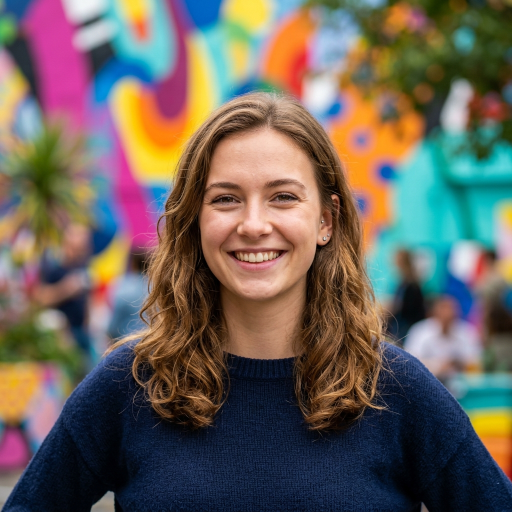
#> input picture demo/input.jpg, 1024 x 1024 px (shown at 1/2 size)
$ python process_image.py
#> lines starting #> are read from the running program, lines starting #| are printed output that depends on the picture; after the words box and inside, x2 and y2 are one past the last pixel; in counts of white or black regions, pixels touching at a corner belong together
#> in main, original_image is the input picture: shape (1024, 1024, 3); mean B, G, R 90.2, 98.1, 107.5
import os
import sys
import cv2
import numpy as np

# Configure UTF-8 output for Windows console unicode checkmarks
if hasattr(sys.stdout, "reconfigure"):
    try:
        sys.stdout.reconfigure(encoding="utf-8")
    except Exception:
        pass

# Ensure parent directory is in Python path for cv package import
sys.path.insert(0, os.path.abspath(os.path.join(os.path.dirname(__file__), "..")))

from cv.edit import brightness, contrast, crop, flip, resize, rotate
from cv.filters import blur, color_filter, denoise, enhance, grayscale, sharpen, threshold

WINDOW_NAME = "Image Processing Demo"

# Global state for UI interaction
active_control = None
needs_update = True

# Control definitions for EDIT panel (9 controls)
controls_edit = [
    {
        "id": "brightness",
        "name": "Brightness",
        "min": -100,
        "max": 100,
        "val": 0,
        "default": 0,
        "is_float": False,
        "fmt": lambda v: f"Brightness: {int(v):+d}",
    },
    {
        "id": "contrast",
        "name": "Contrast",
        "min": 0.5,
        "max": 2.5,
        "val": 1.0,
        "default": 1.0,
        "is_float": True,
        "fmt": lambda v: f"Contrast: {v:.2f}x",
    },
    {
        "id": "resize_pct",
        "name": "Resize %",
        "min": 10,
        "max": 200,
        "val": 100,
        "default": 100,
        "is_float": False,
        "fmt": lambda v: f"Resize: {int(v)}%",
    },
    {
        "id": "crop_x_pct",
        "name": "Crop X %",
        "min": 0,
        "max": 90,
        "val": 0,
        "default": 0,
        "is_float": False,
        "fmt": lambda v: f"Crop X: {int(v)}%",
    },
    {
        "id": "crop_y_pct",
        "name": "Crop Y %",
        "min": 0,
        "max": 90,
        "val": 0,
        "default": 0,
        "is_float": False,
        "fmt": lambda v: f"Crop Y: {int(v)}%",
    },
    {
        "id": "crop_w_pct",
        "name": "Crop W %",
        "min": 10,
        "max": 100,
        "val": 100,
        "default": 100,
        "is_float": False,
        "fmt": lambda v: f"Crop W: {int(v)}%",
    },
    {
        "id": "crop_h_pct",
        "name": "Crop H %",
        "min": 10,
        "max": 100,
        "val": 100,
        "default": 100,
        "is_float": False,
        "fmt": lambda v: f"Crop H: {int(v)}%",
    },
    {
        "id": "rotate_idx",
        "name": "Rotate",
        "min": 0,
        "max": 3,
        "val": 0,
        "default": 0,
        "is_float": False,
        "fmt": lambda v: f"Rotate: {int(v)*90}°",
    },
    {
        "id": "flip_idx",
        "name": "Flip",
        "min": 0,
        "max": 3,
        "val": 0,
        "default": 0,
        "is_float": False,
        "fmt": lambda v: f"Flip: {['None', 'Horiz', 'Vert', 'Both'][int(v)]}",
    },
]

# Control definitions for FILTER panel (7 controls)
controls_filter = [
    {
        "id": "blur_k",
        "name": "Blur",
        "min": 0,
        "max": 25,
        "val": 0,
        "default": 0,
        "is_float": False,
        "fmt": lambda v: f"Blur: {int(v) if int(v)>0 else 'OFF'}",
    },
    {
        "id": "grayscale",
        "name": "Grayscale",
        "min": 0,
        "max": 1,
        "val": 0,
        "default": 0,
        "is_float": False,
        "fmt": lambda v: f"Grayscale: {'ON' if int(v) else 'OFF'}",
    },
    {
        "id": "sharpen_val",
        "name": "Sharpen",
        "min": 0.0,
        "max": 3.0,
        "val": 0.0,
        "default": 0.0,
        "is_float": True,
        "fmt": lambda v: f"Sharpen: {v:.1f}" if v > 0 else "Sharpen: OFF",
    },
    {
        "id": "threshold_val",
        "name": "Threshold",
        "min": 0,
        "max": 255,
        "val": 0,
        "default": 0,
        "is_float": False,
        "fmt": lambda v: f"Threshold: {int(v)}" if int(v) > 0 else "Threshold: OFF",
    },
    {
        "id": "denoise_val",
        "name": "Denoise",
        "min": 0,
        "max": 30,
        "val": 0,
        "default": 0,
        "is_float": False,
        "fmt": lambda v: f"Denoise: {int(v)}" if int(v) > 0 else "Denoise: OFF",
    },
    {
        "id": "color_filter_idx",
        "name": "Color Filter",
        "min": 0,
        "max": 2,
        "val": 0,
        "default": 0,
        "is_float": False,
        "fmt": lambda v: f"Color Filter: {['None', 'Sepia', 'Hue Shift'][int(v)]}",
    },
    {
        "id": "enhance",
        "name": "Enhance",
        "min": 0,
        "max": 1,
        "val": 0,
        "default": 0,
        "is_float": False,
        "fmt": lambda v: f"Enhance: {'ON' if int(v) else 'OFF'}",
    },
]


def get_current_settings():
    settings = {}
    for ctrl in controls_edit + controls_filter:
        settings[ctrl["id"]] = ctrl["val"]
    return settings


def apply_pipeline(original_image, settings):
    """
    Applies all active edits and filters in sequence to a copy of original_image.
    Always starts from original_image so edits do not accumulate incorrectly.
    """
    img = original_image.copy()

    # 1. Brightness (-100 to +100)
    b_val = settings.get("brightness", 0)
    if b_val != 0:
        img = brightness(img, value=b_val)

    # 2. Contrast (0.5 to 2.5)
    c_val = settings.get("contrast", 1.0)
    if c_val != 1.0:
        img = contrast(img, factor=c_val)

    # 3. Resize (% scale: 10 to 200)
    scale_pct = settings.get("resize_pct", 100)
    if scale_pct != 100 and scale_pct > 0:
        h, w = img.shape[:2]
        new_w = max(1, int(w * scale_pct / 100.0))
        new_h = max(1, int(h * scale_pct / 100.0))
        img = resize(img, width=new_w, height=new_h)

    # 4. Crop (X %, Y %, W %, H %)
    cx_pct = settings.get("crop_x_pct", 0)
    cy_pct = settings.get("crop_y_pct", 0)
    cw_pct = settings.get("crop_w_pct", 100)
    ch_pct = settings.get("crop_h_pct", 100)

    if cx_pct > 0 or cy_pct > 0 or cw_pct < 100 or ch_pct < 100:
        h, w = img.shape[:2]
        x = int(w * cx_pct / 100.0)
        y = int(h * cy_pct / 100.0)
        cw = min(w - x, max(1, int(w * cw_pct / 100.0)))
        ch = min(h - y, max(1, int(h * ch_pct / 100.0)))
        if cw > 0 and ch > 0:
            img = crop(img, x, y, cw, ch)

    # 5. Rotate (0: 0°, 1: 90°, 2: 180°, 3: 270°)
    rot_idx = settings.get("rotate_idx", 0)
    if rot_idx == 1:
        img = rotate(img, 90)
    elif rot_idx == 2:
        img = rotate(img, 180)
    elif rot_idx == 3:
        img = rotate(img, 270)

    # 6. Flip (0: none, 1: horizontal, 2: vertical, 3: both)
    flip_idx = settings.get("flip_idx", 0)
    if flip_idx == 1:
        img = flip(img, direction="horizontal")
    elif flip_idx == 2:
        img = flip(img, direction="vertical")
    elif flip_idx == 3:
        img = flip(img, direction="both")

    # 7. Blur (kernel size > 0)
    blur_k = settings.get("blur_k", 0)
    if blur_k > 0:
        k = blur_k if blur_k % 2 == 1 else blur_k + 1
        img = blur(img, k=k)

    # 8. Grayscale (0 or 1)
    if settings.get("grayscale", 0) == 1:
        img = grayscale(img)

    # 9. Sharpen (strength > 0)
    sh_val = settings.get("sharpen_val", 0)
    if sh_val > 0:
        img = sharpen(img, strength=sh_val)

    # 10. Threshold (0-255)
    th_val = settings.get("threshold_val", 0)
    if th_val > 0:
        img = threshold(img, thresh=th_val)

    # 11. Denoise (strength > 0)
    den_val = settings.get("denoise_val", 0)
    if den_val > 0:
        img = denoise(img, strength=den_val)

    # 12. Color Filter (0: none, 1: sepia, 2: hue_shift)
    cf_idx = settings.get("color_filter_idx", 0)
    if cf_idx == 1:
        if img.ndim == 2:
            img = cv2.cvtColor(img, cv2.COLOR_GRAY2BGR)
        img = color_filter(img, filter_type="sepia")
    elif cf_idx == 2:
        if img.ndim == 2:
            img = cv2.cvtColor(img, cv2.COLOR_GRAY2BGR)
        img = color_filter(img, filter_type="hue_shift")

    # 13. Enhance (0 or 1)
    if settings.get("enhance", 0) == 1:
        if img.ndim == 2:
            img = cv2.cvtColor(img, cv2.COLOR_GRAY2BGR)
        img = enhance(img)

    return img


def update_control_val(ctrl, ratio):
    raw_val = ctrl["min"] + ratio * (ctrl["max"] - ctrl["min"])
    if ctrl["is_float"]:
        ctrl["val"] = round(raw_val, 1)
    else:
        ctrl["val"] = int(round(raw_val))


def handle_mouse(event, x, y, flags, param):
    global active_control, needs_update

    all_controls = controls_edit + controls_filter

    if event == cv2.EVENT_LBUTTONDOWN:
        for ctrl in all_controls:
            tx1 = ctrl.get("track_x1", 0)
            tx2 = ctrl.get("track_x2", 0)
            ty = ctrl.get("track_y", 0)

            if (tx1 - 15) <= x <= (tx2 + 15) and (ty - 16) <= y <= (ty + 16):
                active_control = ctrl
                ratio = max(0.0, min(1.0, (x - tx1) / float(tx2 - tx1)))
                update_control_val(ctrl, ratio)
                needs_update = True
                break

    elif event == cv2.EVENT_MOUSEMOVE and (flags & cv2.EVENT_FLAG_LBUTTON):
        if active_control is not None:
            tx1 = active_control["track_x1"]
            tx2 = active_control["track_x2"]
            ratio = max(0.0, min(1.0, (x - tx1) / float(tx2 - tx1)))
            update_control_val(active_control, ratio)
            needs_update = True

    elif event == cv2.EVENT_LBUTTONUP:
        active_control = None


def draw_ui(current_preview_img, status_msg=""):
#> called with status_msg = ''
    CANVAS_W = 1400
    CANVAS_H = 950
    canvas = np.full((CANVAS_H, CANVAS_W, 3), 25, dtype=np.uint8)
    font = cv2.FONT_HERSHEY_SIMPLEX

    # 1. Header Banner (y: 0 - 35)
    cv2.rectangle(canvas, (0, 0), (CANVAS_W, 35), (40, 40, 40), -1)
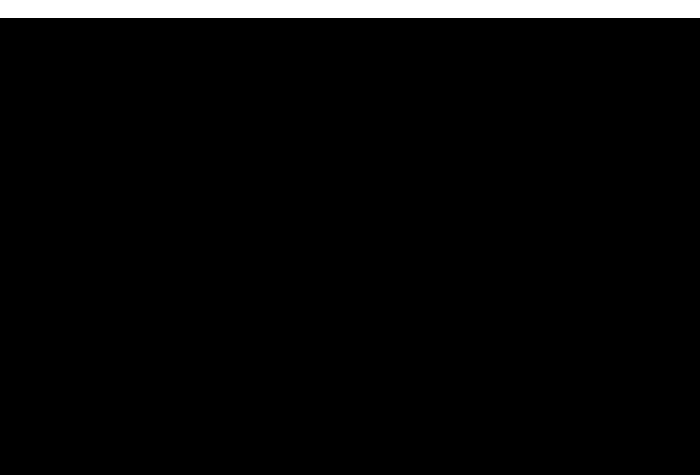
#> canvas: shape (950, 1400, 3) (shown at 1/2 size); values 25 (black) and 40 (white), 3.8% white; 1 white region, box (x1, y1, x2, y2) and area: (0, 0, 1400, 36) 50400
    title = "IMAGE PROCESSING DEMO - SINGLE WINDOW LIVE PREVIEW"
    cv2.putText(canvas, title, (20, 24), font, 0.65, (240, 240, 240), 2, cv2.LINE_AA)
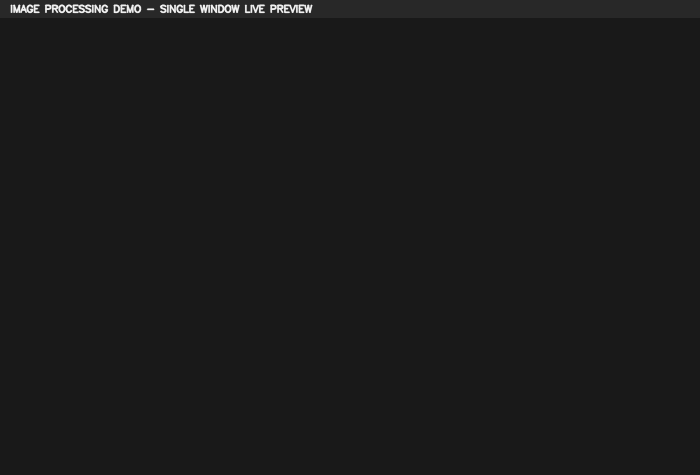
#> canvas: shape (950, 1400, 3) (shown at 1/2 size); 0.58% of pixels changed, all inside (x1, y1, x2, y2) = (20, 8, 626, 27)

    # 2. Top Half: Image Preview Box (x: 10, y: 40, w: 1380, h: 360) -> ~40% height
    prev_box_x, prev_box_y = 10, 40
    prev_box_w, prev_box_h = 1380, 360
    cv2.rectangle(canvas, (prev_box_x, prev_box_y), (prev_box_x + prev_box_w, prev_box_y + prev_box_h), (16, 16, 16), -1)
    cv2.rectangle(canvas, (prev_box_x, prev_box_y), (prev_box_x + prev_box_w, prev_box_y + prev_box_h), (55, 55, 55), 1)
#> canvas: shape (950, 1400, 3); min 16, max 240, mean 23.1

    img_disp = current_preview_img.copy()
    if img_disp.ndim == 2:
        img_disp = cv2.cvtColor(img_disp, cv2.COLOR_GRAY2BGR)

    max_w, max_h = prev_box_w - 20, prev_box_h - 20
    h_orig, w_orig = img_disp.shape[:2]
#> h_orig = 1024; w_orig = 1024
    scale = min(max_w / float(w_orig), max_h / float(h_orig))
#> scale = 0.332
    new_w = max(1, int(w_orig * scale))
#> new_w = 340
    new_h = max(1, int(h_orig * scale))
#> new_h = 340

    resized_prev = cv2.resize(img_disp, (new_w, new_h))
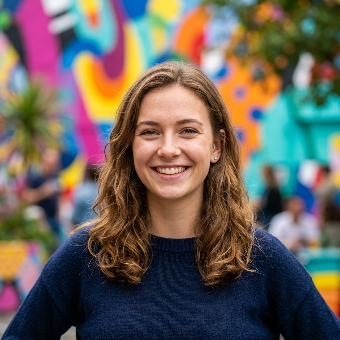
#> resized_prev: shape (340, 340, 3); mean B, G, R 90, 98, 107.4
    offset_x = prev_box_x + (prev_box_w - new_w) // 2
#> offset_x = 530
    offset_y = prev_box_y + (prev_box_h - new_h) // 2
#> offset_y = 50
    canvas[offset_y : offset_y + new_h, offset_x : offset_x + new_w] = resized_prev

    size_str = f"Image Size: {w_orig}x{h_orig}"
#> size_str = 'Image Size: 1024x1024'
    cv2.putText(canvas, size_str, (prev_box_x + prev_box_w - 180, prev_box_y + 22), font, 0.45, (200, 200, 200), 1, cv2.LINE_AA)

    # Separator Line
    cv2.line(canvas, (10, 408), (1390, 408), (70, 70, 70), 2)

    # 3. Bottom-Left Panel: EDIT CONTROLS (x: 10, y: 415, w: 680, h: 480) -> 9 controls
    p1_x, p1_y, p1_w, p1_h = 10, 415, 680, 480
    cv2.rectangle(canvas, (p1_x, p1_y), (p1_x + p1_w, p1_y + p1_h), (33, 33, 33), -1)
    cv2.rectangle(canvas, (p1_x, p1_y), (p1_x + p1_w, p1_y + p1_h), (70, 70, 70), 1)
#> canvas: shape (950, 1400, 3); mean of channels 0, 1, 2 31.8, 32.5, 33.3
    cv2.putText(canvas, "EDIT CONTROLS", (p1_x + 15, p1_y + 26), font, 0.65, (0, 220, 255), 2, cv2.LINE_AA)

    y_curr = p1_y + 55
    dy_edit = 45  # Spacing per edit control
    for ctrl in controls_edit:
        label_str = ctrl["fmt"](ctrl["val"])
        cv2.putText(canvas, label_str, (p1_x + 15, y_curr + 4), font, 0.48, (230, 230, 230), 1, cv2.LINE_AA)

        tx1, tx2 = p1_x + 230, p1_x + 660
        ty = y_curr
        ctrl["track_x1"] = tx1
        ctrl["track_x2"] = tx2
        ctrl["track_y"] = ty

        cv2.line(canvas, (tx1, ty), (tx2, ty), (80, 80, 80), 3)

        ratio = (ctrl["val"] - ctrl["min"]) / float(ctrl["max"] - ctrl["min"])
        ratio = max(0.0, min(1.0, ratio))
        kx = int(tx1 + ratio * (tx2 - tx1))

        cv2.line(canvas, (tx1, ty), (kx, ty), (0, 180, 240), 3)
        cv2.circle(canvas, (kx, ty), 7, (255, 255, 255), -1)
        cv2.circle(canvas, (kx, ty), 7, (0, 180, 240), 2)

        y_curr += dy_edit
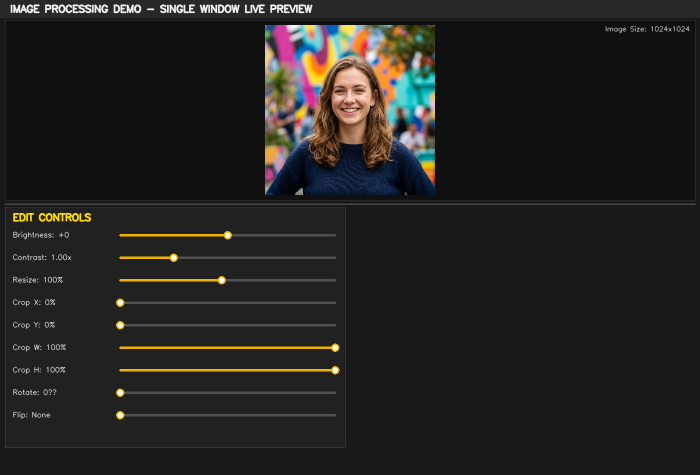
#> canvas: shape (950, 1400, 3) (shown at 1/2 size); mean of channels 0, 1, 2 32.5, 34.5, 35.7; drawn as B, G, R
#> after the loop, y_curr = 875

    # 4. Bottom-Right Panel: FILTER CONTROLS (x: 710, y: 415, w: 680, h: 480) -> 7 controls
    p2_x, p2_y, p2_w, p2_h = 710, 415, 680, 480
    cv2.rectangle(canvas, (p2_x, p2_y), (p2_x + p2_w, p2_y + p2_h), (33, 33, 33), -1)
    cv2.rectangle(canvas, (p2_x, p2_y), (p2_x + p2_w, p2_y + p2_h), (70, 70, 70), 1)
#> canvas: shape (950, 1400, 3); mean of channels 0, 1, 2 34.5, 36.5, 37.7
    cv2.putText(canvas, "FILTER CONTROLS", (p2_x + 15, p2_y + 26), font, 0.65, (0, 255, 180), 2, cv2.LINE_AA)
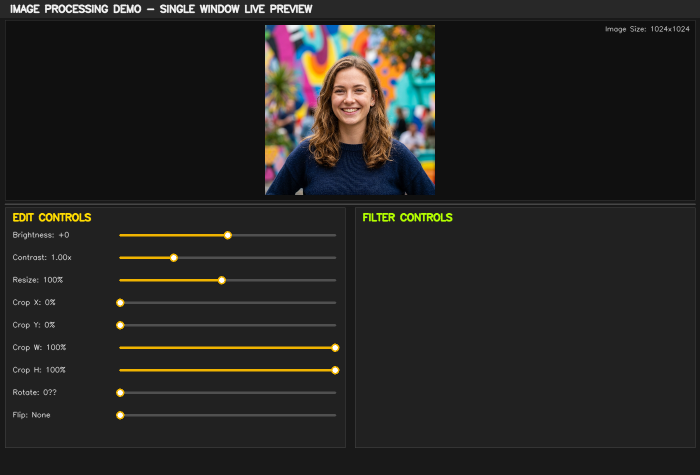
#> canvas: shape (950, 1400, 3) (shown at 1/2 size); mean of channels 0, 1, 2 34.5, 36.8, 37.9; drawn as B, G, R

    y_curr = p2_y + 55
    dy_filter = 58  # Spacing per filter control
    for ctrl in controls_filter:
        label_str = ctrl["fmt"](ctrl["val"])
        cv2.putText(canvas, label_str, (p2_x + 15, y_curr + 4), font, 0.48, (230, 230, 230), 1, cv2.LINE_AA)

        tx1, tx2 = p2_x + 230, p2_x + 660
        ty = y_curr
        ctrl["track_x1"] = tx1
        ctrl["track_x2"] = tx2
        ctrl["track_y"] = ty

        cv2.line(canvas, (tx1, ty), (tx2, ty), (80, 80, 80), 3)

        ratio = (ctrl["val"] - ctrl["min"]) / float(ctrl["max"] - ctrl["min"])
        ratio = max(0.0, min(1.0, ratio))
        kx = int(tx1 + ratio * (tx2 - tx1))

        cv2.line(canvas, (tx1, ty), (kx, ty), (0, 220, 160), 3)
        cv2.circle(canvas, (kx, ty), 7, (255, 255, 255), -1)
        cv2.circle(canvas, (kx, ty), 7, (0, 220, 160), 2)

        y_curr += dy_filter
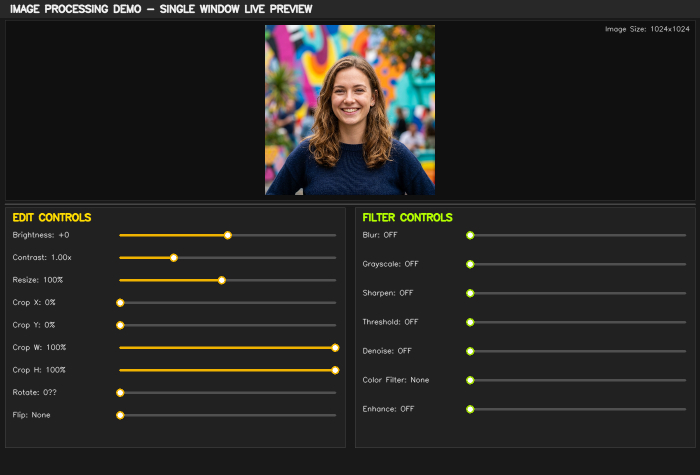
#> canvas: shape (950, 1400, 3) (shown at 1/2 size); 1.59% of pixels changed, all inside (x1, y1, x2, y2) = (725, 462, 1373, 827); drawn as B, G, R
#> after the loop, y_curr = 876

    # 5. Footer Bar (y: 905 - 950)
    cv2.rectangle(canvas, (0, 905), (CANVAS_W, 950), (20, 20, 20), -1)
#> canvas: shape (950, 1400, 3); 4.74% of pixels changed, all inside (x1, y1, x2, y2) = (0, 905, 1400, 950)
    footer_text = "[S] SAVE final_output.jpg    |    [R] RESET ALL    |    [Q / ESC] EXIT"
    cv2.putText(canvas, footer_text, (20, 932), font, 0.52, (200, 200, 200), 1, cv2.LINE_AA)
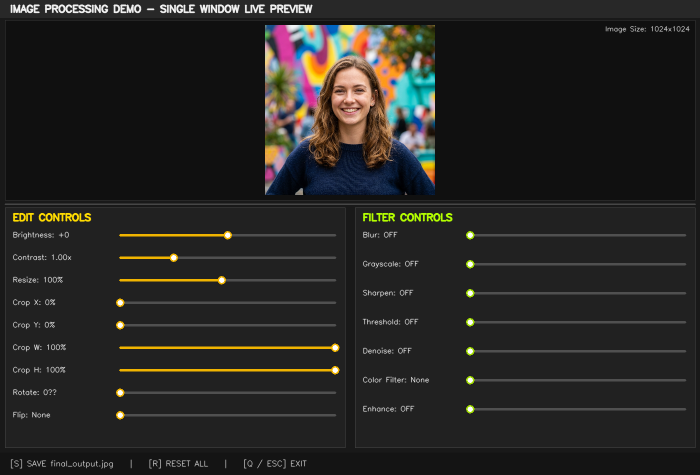
#> canvas: shape (950, 1400, 3) (shown at 1/2 size); mean of channels 0, 1, 2 35.3, 37.8, 38.9; drawn as B, G, R

    if status_msg:
        cv2.putText(canvas, status_msg, (800, 932), font, 0.52, (0, 255, 120), 2, cv2.LINE_AA)

    return canvas


def main():
    global needs_update

    demo_dir = os.path.dirname(os.path.abspath(__file__))
    input_path = os.path.join(demo_dir, "input.jpg")
    output_dir = os.path.join(demo_dir, "outputs")

    os.makedirs(output_dir, exist_ok=True)
    final_output_path = os.path.join(output_dir, "final_output.jpg")

    # Clean up old intermediate files if present
    for f in os.listdir(output_dir):
        file_path = os.path.join(output_dir, f)
        if os.path.isfile(file_path):
            try:
                os.remove(file_path)
            except Exception:
                pass

    if not os.path.exists(input_path):
        print(f"Error: Input image not found at {input_path}")
        return

    original_image = cv2.imread(input_path)
    if original_image is None:
        print(f"Error: Could not read image at {input_path}")
        return

    print("==================================================")
    print("      IMAGE PROCESSING DEMO - SINGLE WINDOW       ")
    print("==================================================")
    print(f"Opening window '{WINDOW_NAME}'...")
    print("Keyboard Shortcuts:")
    print(" [S] - SAVE final processed image to demo/outputs/final_output.jpg")
    print(" [R] - RESET all settings to default values")
    print(" [Q] or [ESC] - Exit demo\n")

    is_interactive = sys.stdin.isatty()

    try:
        cv2.namedWindow(WINDOW_NAME, cv2.WINDOW_NORMAL)
        cv2.resizeWindow(WINDOW_NAME, 1400, 950)
        cv2.setMouseCallback(WINDOW_NAME, handle_mouse)

        saved = False
        current_preview = original_image.copy()
        status_msg = ""

        while True:
            if needs_update:
                settings = get_current_settings()
                current_preview = apply_pipeline(original_image, settings)
                canvas = draw_ui(current_preview, status_msg)
                cv2.imshow(WINDOW_NAME, canvas)
                needs_update = False

            key = cv2.waitKey(30) & 0xFF
#> (key q is pressed here)
            if key in [ord("q"), ord("Q"), 27]:  # Q or ESC
                if not saved:
                    cv2.imwrite(final_output_path, current_preview)
                    print(f"✓ Final output saved to: {final_output_path}")
                break
            elif key in [ord("s"), ord("S")]:  # S key to Save
                cv2.imwrite(final_output_path, current_preview)
                saved = True
                status_msg = "✓ SAVED to final_output.jpg"
                print(f"✓ [SAVE] Final output saved to: {final_output_path}")
                needs_update = True
            elif key in [ord("r"), ord("R")]:  # R key to Reset
                for ctrl in controls_edit + controls_filter:
                    ctrl["val"] = ctrl["default"]
                status_msg = "✓ All controls reset"
                print("✓ [RESET] All settings reset to default.")
                needs_update = True

            # If running in non-interactive environment, save default preview and exit
            if not is_interactive:
                cv2.imwrite(final_output_path, current_preview)
                print("✓ Non-interactive run completed. Saved final_output.jpg.")
                break

        cv2.destroyAllWindows()

    except Exception as e:
        print(f"Notice: OpenCV GUI unavailable ({e}). Running default headless pipeline.")
        default_settings = get_current_settings()
        default_settings.update({
            "brightness": 40,
            "contrast": 1.3,
            "resize_pct": 100,
            "rotate_idx": 1,  # 90 deg
            "blur_k": 5,
        })
        final_img = apply_pipeline(original_image, default_settings)
        cv2.imwrite(final_output_path, final_img)
        print(f"✓ Final output saved to: {final_output_path}")


if __name__ == "__main__":
    main()
